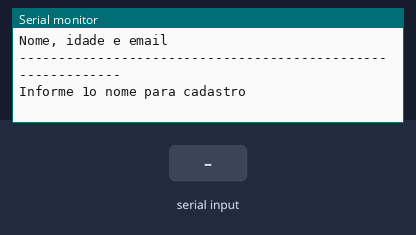
This sketch was run on a simulated Arduino Uno, built with avr-gcc and run on an emulated ATmega328P. On the bench: the last lines printed to the serial monitor. The inputs (shaded band) are chosen by the test bench.

Above: at 1.2 s.
1.3 s: "90,45\n" received over Serial
At 3.1 s:
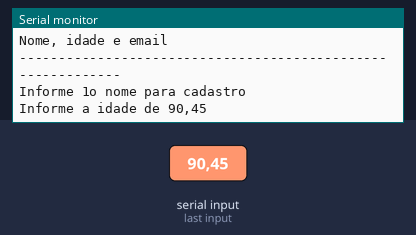
3.8 s: "30,150\n" received over Serial
At 4.2 s:
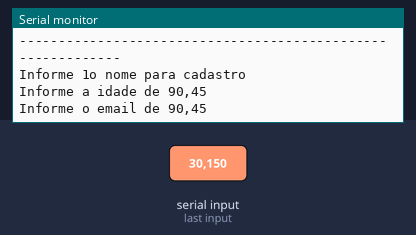
5.3 s: "5\n" received over Serial
At 7.3 s:
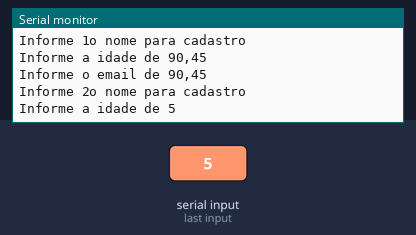
7.8 s: "90\n" received over Serial
At 8.5 s:
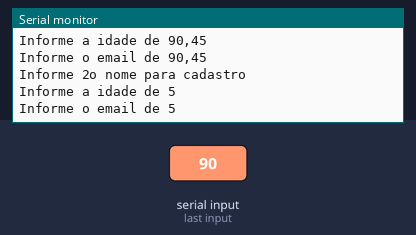

The sketch:

Cadastro_usuario_vetores.ino
```cpp
// C++ code


  String convidados[4];
  int idadeConvidados[4];
  String emailConvidados[4];

void desenhaCabecalho()
{
  //fazer um cabecario bonitinho para o programa

  Serial.println("------------------------------------------------------------");
  Serial.println("Ola, seja bem-vindo(a)");
  Serial.println("Para que possa entrar na festa, me diga alguns de seus dados");
  Serial.println("Nome, idade e email");
  Serial.println("------------------------------------------------------------");
}

void setup()
{
  Serial.begin(9600); //inicia a comunicação serial
}

void loop()
{
  desenhaCabecalho();

  //cadastrar os dados
  for(int i = 0; i < 4; i++)
  {
    //solicitar o nome do usuario
    Serial.println("Informe " +String(i + 1)+ "o nome para cadastro");
    while(!Serial.available());
    convidados[i] = Serial.readString();

    //solicitar a idade
    Serial.println("Informe a idade de " + convidados[i]);
    while(!Serial.available());
    idadeConvidados[i] = Serial.parseInt();

    //solicitar email
    Serial.println("Informe o email de " + convidados[i]);
    while(!Serial.available());
    emailConvidados[i] = Serial.readString();

    Serial.println();

  }//fim do for

  //Exibir a lista de convidados
  //obs: so vai na festa quem for maior de idade >=18

  //criar um for
  //exibir com o print cada um dos array
  //pular uma linha

  Serial.println("-----------------------------");
  Serial.println("Convidados eleitos para festa");
  Serial.println("-----------------------------");
  Serial.println();


  for(int i = 0; i < 4; i++)
  {

  Serial.println("Nome: " + convidados[i]);
  Serial.println("Idade: " + String(idadeConvidados[i]));
  Serial.println("Email: " + emailConvidados[i]);
  Serial.println("Permissao para festa: " + String(idadeConvidados[i] >= 18 ? "OK" : "Menor de idade"));

  Serial.println();

    }


  delay(3000);

}
```

Measured:
- after the input at 1.3 s, the serial monitor: prints a new line after 1.0 s (image 1)
- after the input at 3.8 s, the serial monitor: prints a new line at once (image 2)
- after the input at 5.3 s, the serial monitor: prints a new line after 1.0 s (image 3)
- after the input at 7.8 s, the serial monitor: prints a new line at once (image 4)
